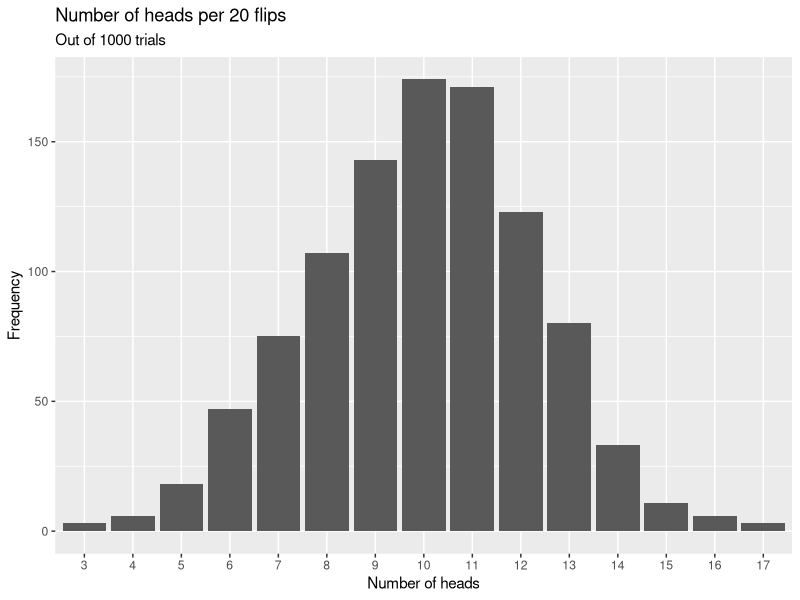
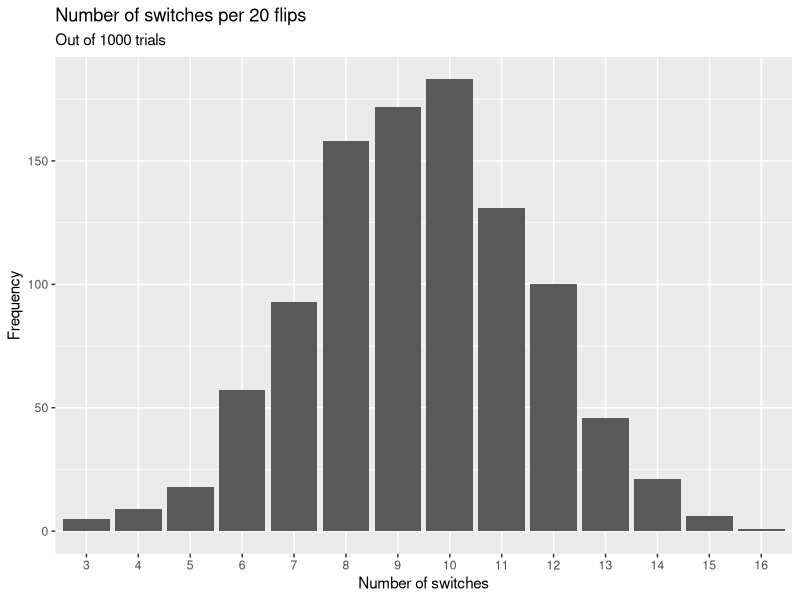

These charts were generated, in order, by the following R code:
## Statistical simulation
library(ggplot2)

# Flip a coin twenty times, keeping track of the individual outcomes (1 = heads, 0 = tails).  

flips_20 <- function(){
  
  return(sample(c(1,0), 20, replace = TRUE))
  
}

flips_20()

  
# The number of heads observed after 1000 trials

heads <- c()

for (i in 1:1000) {
  
heads <- c(heads, sum(flips_20()))
  
}

table(factor(heads)) # frequency table

# barchart
qplot(factor(heads), 
      xlab = "Number of heads",
      ylab = "Frequency") + labs(title = "Number of heads per 20 flips", subtitle = "Out of 1000 trials")




# The number of trials where the running count of heads exceeds the running count of tails

heads_greater_than_tails <- 0

for (i in 1:1000) {
  
  if (sum(flips_20()) > 10) {
    heads_greater_than_tails <- heads_greater_than_tails + 1
  }
  
}

print(paste0("There were ",heads_greater_than_tails,
             " trails where the running count of heads exceeds the running count of tails."))




# The number of switches in the sequence (a switch is where one changes from heads to tails or from tails to heads)

all_switches <- c()
  
for (i in 1:1000) {
  
  switches <- 0
  
  flips <- flips_20()
  
  for (i in 1:20) {
    
    if (flips[i] != flips[i + 1] && (i + 1) <= 20) {
      
      switches <- switches + 1
      
    }
    
  }
  
  all_switches <- c(all_switches, switches)
  
}


table(factor(all_switches)) # frequency table

# barchart
qplot(factor(all_switches), 
      xlab = "Number of switches",
      ylab = "Frequency") + labs(title = "Number of switches per 20 flips", subtitle = "Out of 1000 trials")

